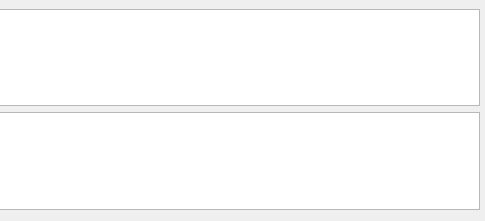
<?xml version="1.0" encoding="UTF-8"?>
<ui version="4.0">
 <class>_top</class>
 <widget class="LoaduiProve" name="_top">
  <property name="geometry">
   <rect>
    <x>0</x>
    <y>0</y>
    <width>485</width>
    <height>221</height>
   </rect>
  </property>
  <widget class="QWidget" name="verticalLayoutWidget">
   <property name="geometry">
    <rect>
     <x>-1</x>
     <y>9</y>
     <width>481</width>
     <height>201</height>
    </rect>
   </property>
   <layout class="QVBoxLayout" name="verticalLayout">
    <item>
     <widget class="CustomQTableview" name="tableView"/>
    </item>
    <item>
     <widget class="CustomQTreeview" name="treeView"/>
    </item>
   </layout>
  </widget>
 </widget>
 <customwidgets>
   <customwidget>
   <class>LoaduiProve</class>
   <extends>QWidget</extends>
   <header>rqt_prove.prv_python_qt_binding_pyside_loadui</header>
  </customwidget>
  <customwidget>
   <class>CustomQTableview</class>
   <extends>QTableView</extends>
   <header>rqt_prove.qview_custom</header>
  </customwidget>
  <customwidget>
   <class>CustomQTreeview</class>
   <extends>QTreeView</extends>
   <header>rqt_prove.qview_custom</header>
  </customwidget>
  <customwidget>
   <class>TreeviewWidgetSelectProve</class>
   <extends>QWidget</extends>
   <header>treeviewwidgetselectprove.h</header>
   <container>1</container>
  </customwidget>
 </customwidgets>
 <resources/>
 <connections/>
</ui>
